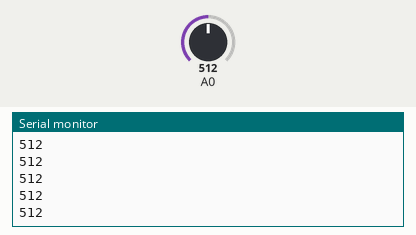
The sketch below on a simulated Arduino Uno, built with avr-gcc and run on an emulated ATmega328P. On the bench: the last lines printed to the serial monitor. Inputs (shaded band) come from the test bench; at power-on: A0 = 512.

Above: at 1.2 s.
1.3 s: A0 set to 716
At 2.2 s:
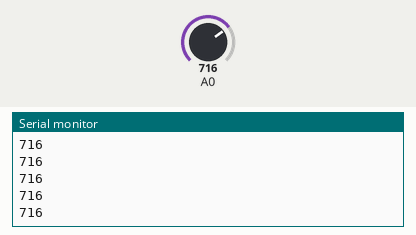
2.8 s: A0 set to 900
At 3.8 s:
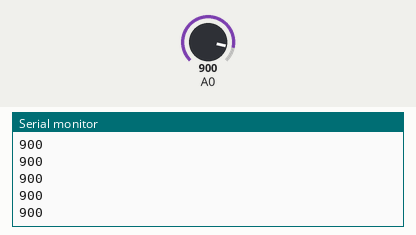
Timing chart, 0 to 5.8 s (numbered marks = the images above; inputs shaded):
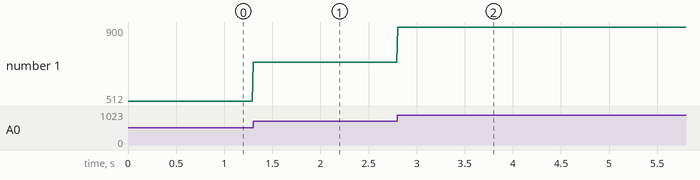

The sketch:

pikapika.ino
```cpp
#include <MsTimer2.h>
#include <TimerOne.h>

bool flagPWM = false,flagLED = false;
long count = 0;

void test(){
  flagPWM = !flagPWM;
  if(flagLED){
    if(flagPWM)
      digitalWrite(5,HIGH);
    else
      digitalWrite(5,LOW);
  }
  else
      digitalWrite(5,LOW);

    /*For the test: 1s pikapika.*/
    if(count++>125000){
     count = 0;
     flagLED = !flagLED;
    }
}

void setup() {
  // put your setup code here, to run once:
  pinMode(5,OUTPUT);
  Serial.begin(230400);
// MsTimer2::set(20,test);
// MsTimer2::start();
  Timer1.initialize(8);
  Timer1.attachInterrupt(test);
  Timer1.start();
}

void loop() {
  // put your main code here, to run repeatedly:
  int a=analogRead(A0);
  Serial.println(a);
  delay(10);
}
```

Measured:
- after the input at 1.3 s, the serial monitor: prints a new line at once (image 1)
- after the input at 2.8 s, the serial monitor: prints a new line at once (image 2)
- plotted number 1: 512 → 716 after the input at 1.3 s, 716 → 900 after the input at 2.8 s
